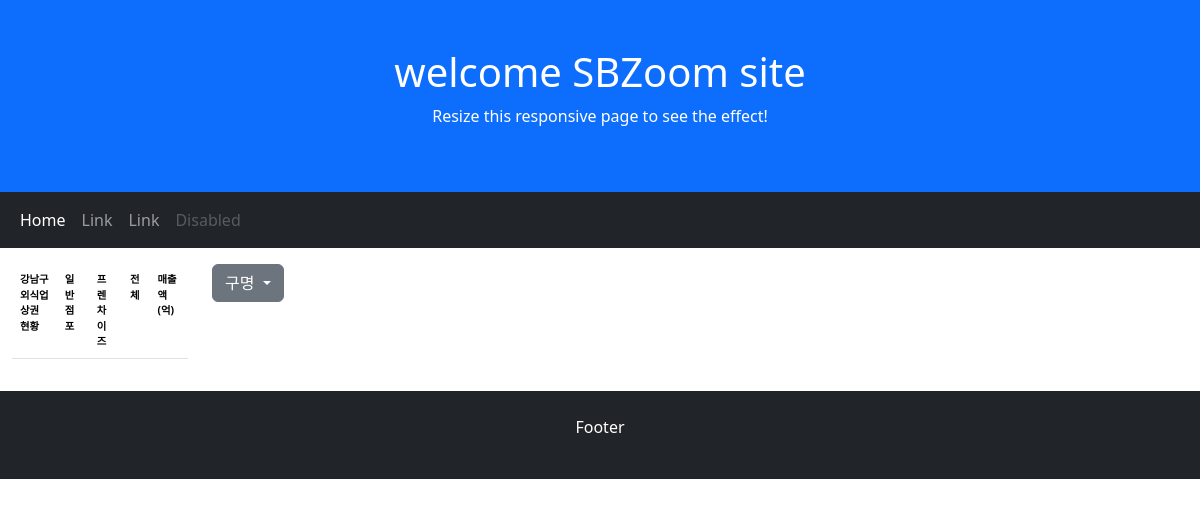
/SBZoom/kangnam/eatOut, run on an earlier commit of the app's database.
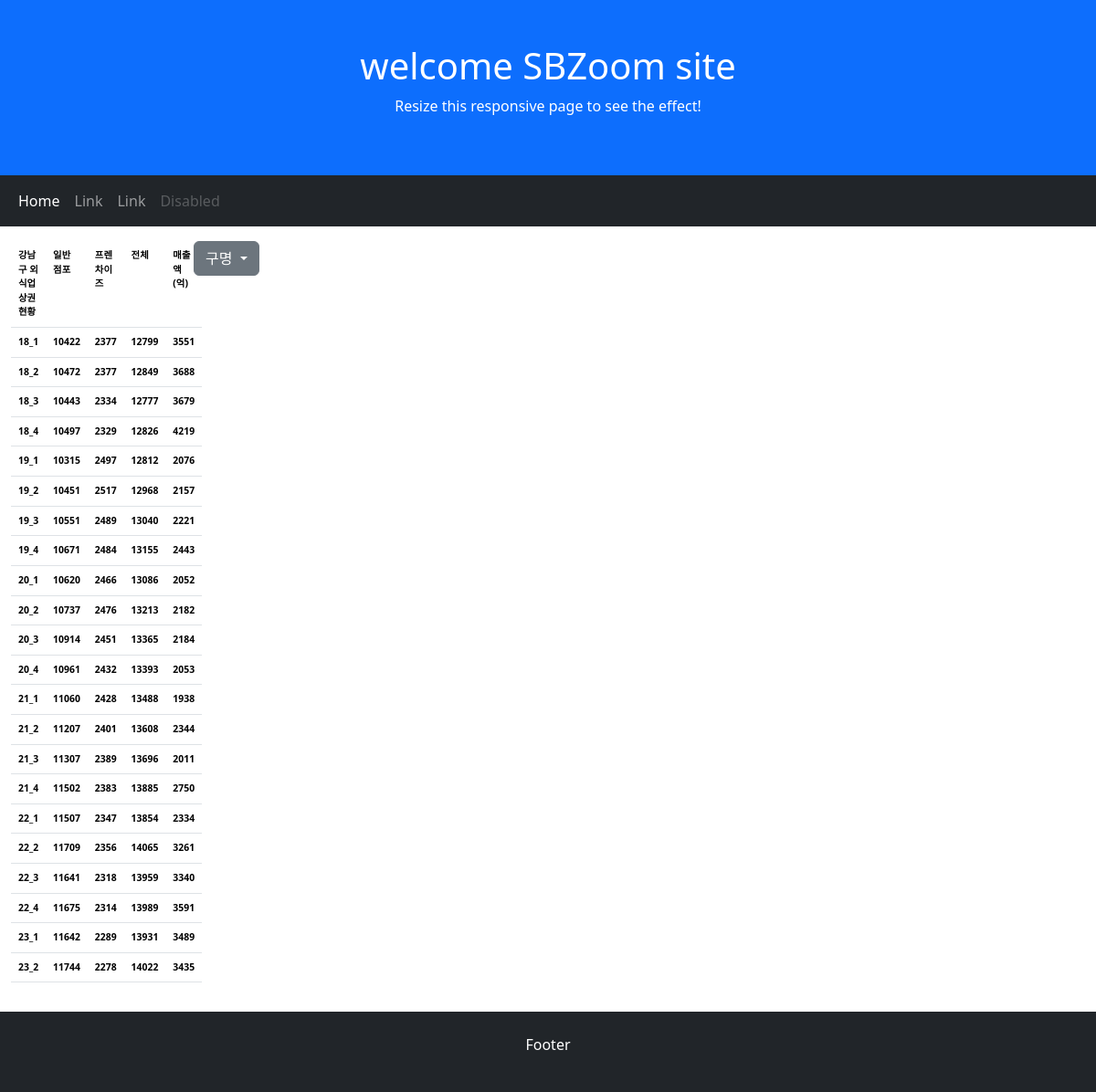
And on a later commit of the database.
### kangnam/models.py (models this page shows, shortened)
class GuModel(models.Model):
      guName = models.CharField(max_length=100)
      code = models.CharField(max_length=10)
      quarter = models.CharField(max_length=20)
      ilban = models.DecimalField(max_digits=10,decimal_places=0)
      franchise= models.DecimalField(max_digits=10,decimal_places=0)
      total = models.DecimalField(max_digits=10,decimal_places=0)
      sales = models.DecimalField(max_digits=10,decimal_places=0)

### kangnam/views.py (the view)
# urls.py: path("eatOut", views.eatOut, name="eatOut"),
def eatOut(request):
    q=GuModel.objects.filter(Q(code="E"))
    qlist =[str(a.quarter) for a in q ]
    ilban =[int(a.ilban) for a in q]
    franchise =[int(a.franchise) for a in q]
    total=[int(a.total) for a in q]
    sales=[int(a.sales) for a in q]
    title=['강남구 외식업 상권 현황','일반 점포','프렌차이즈','전체','매출액(억)']
    ana_zip = list(zip(qlist,ilban,franchise,total,sales))
    return render(request, 'kangnam/eatOut.html', {'guzip':guzip,'title':title, 'qlist':qlist, 'ilban':ilban,'franchise':franchise,'total':total,'sales':sales,'ana_zip':ana_zip,'menuzip':menuzip})

### kangnam/templates/kangnam/eatOut.html (shortened to what this page needs)
{% extends 'base.html'%}
{% load static %}

### dobong/templates/base.html (shortened to what this page needs)
{% load static %}
<!DOCTYPE html>
<html lang="en">
<head>
  <link href="https://cdn.jsdelivr.net/npm/bootstrap@5.3.2/dist/css/bootstrap.min.css" rel="stylesheet">
</head>
<body>
<div class="p-5 bg-primary text-white text-center">
  <h1>welcome SBZoom site</h1>
  <p>Resize this responsive page to see the effect!</p>
</div>
<nav class="navbar navbar-expand-sm bg-dark navbar-dark">
  <div class="container-fluid">
    <ul class="navbar-nav">
      <li class="nav-item">
        <a class="nav-link active" href="/SBZoom">Home</a>
      </li>
      <li class="nav-item">
        <a class="nav-link" href="#">Link</a>
      </li>
      <li class="nav-item">
        <a class="nav-link" href="#">Link</a>
      </li>
      <li class="nav-item">
        <a class="nav-link disabled" href="#">Disabled</a>
      </li>
    </ul>
  </div>
</nav>
<div class="container-fluid mt-3">
    <div class="row">
      <div class="col-sm-2">
        <table class="table" style="font-size:0.65rem; font-weight:bold;">
          <tr'>
           {% for t in title %}
           <td>{{t}}</td>
           {% endfor %}
          {% for gigan,ilban, franchise, total, sale in ana_zip %}
          <tr>
            <td>{{gigan}} </td><td>{{ilban}}</td><td>{{franchise}} </td><td>{{total}}</td><td>{{sale}}</td>
          </tr>
          {% endfor %}
        </table>
      </div>
      <div class="btn-group col-sm-1">
        <div class="dropdown">
           <a class="btn btn-secondary dropdown-toggle" href="#" role="button" id="dropdownMenuLink" data-bs-toggle="dropdown" aria-expanded="false">
            구명
           </a>
        </div>
      </div>
    </div>
</div>
<div class="container-fluid mt-3 p-4 bg-dark text-white text-center">
  <p>Footer</p>
</div>
</body>
</html>

What changed in the data, as far as the page shows it:
now on this page (row edited): GuModel: quarter "18_1", ilban "10422", franchise "2377", total "12799", sales "3551"
now on this page (row edited): GuModel: quarter "18_2", ilban "10472", franchise "2377", total "12849", sales "3688"
now on this page (row edited): GuModel: quarter "18_3", ilban "10443", franchise "2334", total "12777", sales "3679"
now on this page (row edited): GuModel: quarter "18_4", ilban "10497", franchise "2329", total "12826", sales "4219"
now on this page (row edited): GuModel: quarter "19_1", ilban "10315", franchise "2497", total "12812", sales "2076"
now on this page (row edited): GuModel: quarter "19_2", ilban "10451", franchise "2517", total "12968", sales "2157"
now on this page (row edited): GuModel: quarter "19_3", ilban "10551", franchise "2489", total "13040", sales "2221"
now on this page (row edited): GuModel: quarter "19_4", ilban "10671", franchise "2484", total "13155", sales "2443"
now on this page (row edited): GuModel: quarter "20_1", ilban "10620", franchise "2466", total "13086", sales "2052"
now on this page (row edited): GuModel: quarter "20_2", ilban "10737", franchise "2476", total "13213", sales "2182"
now on this page (row edited): GuModel: quarter "20_3", ilban "10914", franchise "2451", total "13365", sales "2184"
now on this page (row edited): GuModel: quarter "20_4", ilban "10961", franchise "2432", total "13393", sales "2053"
now on this page (row edited): GuModel: quarter "21_1", ilban "11060", franchise "2428", total "13488", sales "1938"
now on this page (row edited): GuModel: quarter "21_2", ilban "11207", franchise "2401", total "13608", sales "2344"
now on this page (row edited): GuModel: quarter "21_3", ilban "11307", franchise "2389", total "13696", sales "2011"
now on this page (row edited): GuModel: quarter "21_4", ilban "11502", franchise "2383", total "13885", sales "2750"
now on this page (row edited): GuModel: quarter "22_1", ilban "11507", franchise "2347", total "13854", sales "2334"
now on this page (row edited): GuModel: quarter "22_2", ilban "11709", franchise "2356", total "14065", sales "3261"
now on this page (row edited): GuModel: quarter "22_3", ilban "11641", franchise "2318", total "13959", sales "3340"
now on this page (row edited): GuModel: quarter "22_4", ilban "11675", franchise "2314", total "13989", sales "3591"
now on this page (row edited): GuModel: quarter "23_1", ilban "11642", franchise "2289", total "13931", sales "3489"
now on this page (row edited): GuModel: quarter "23_2", ilban "11744", franchise "2278", total "14022", sales "3435"
